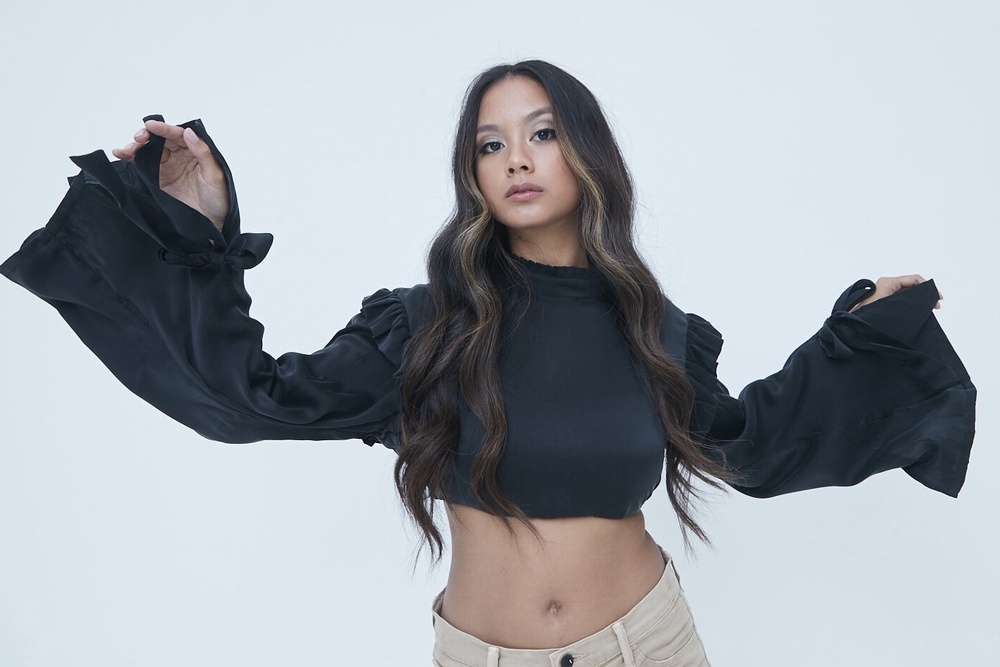
#> input picture Garcia.jpg, 1000 x 667 px, shrunk from 1407 x 938 before the run
$ python 'fourier transform.py'
#> lines starting #> are read from the running program, lines starting #| are printed output that depends on the picture
import cv2
import numpy as np
from matplotlib import pyplot as plt


image = cv2.imread('Garcia.jpg', 0)
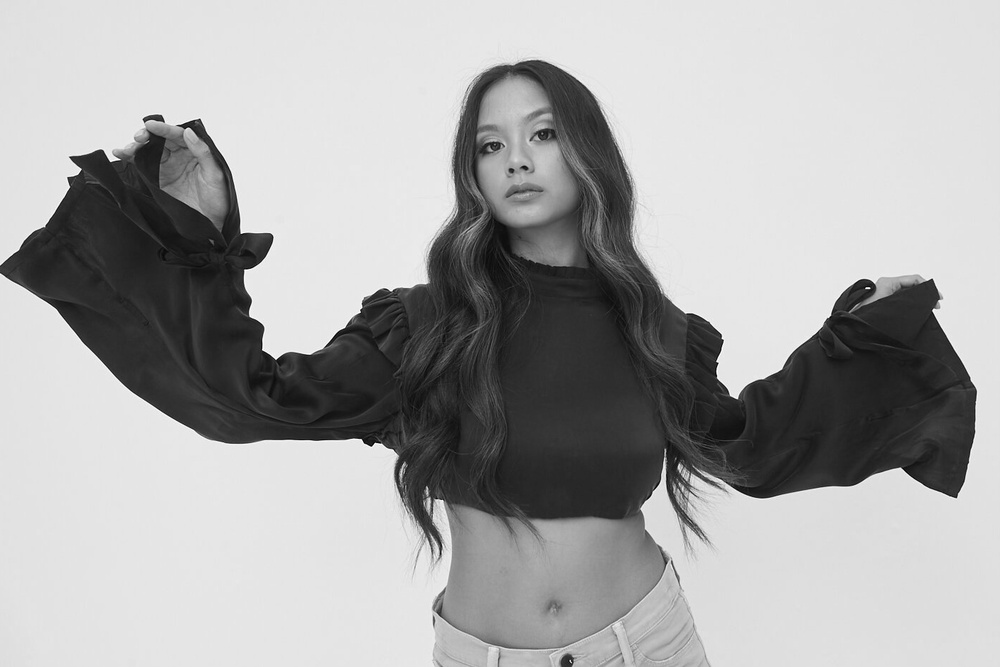
#> image: shape (667, 1000); min 0, max 255, mean 167.9


f_transform = np.fft.fft2(image)
f_transform_shifted = np.fft.fftshift(f_transform)
magnitude_spectrum = np.log(np.abs(f_transform_shifted) + 1)
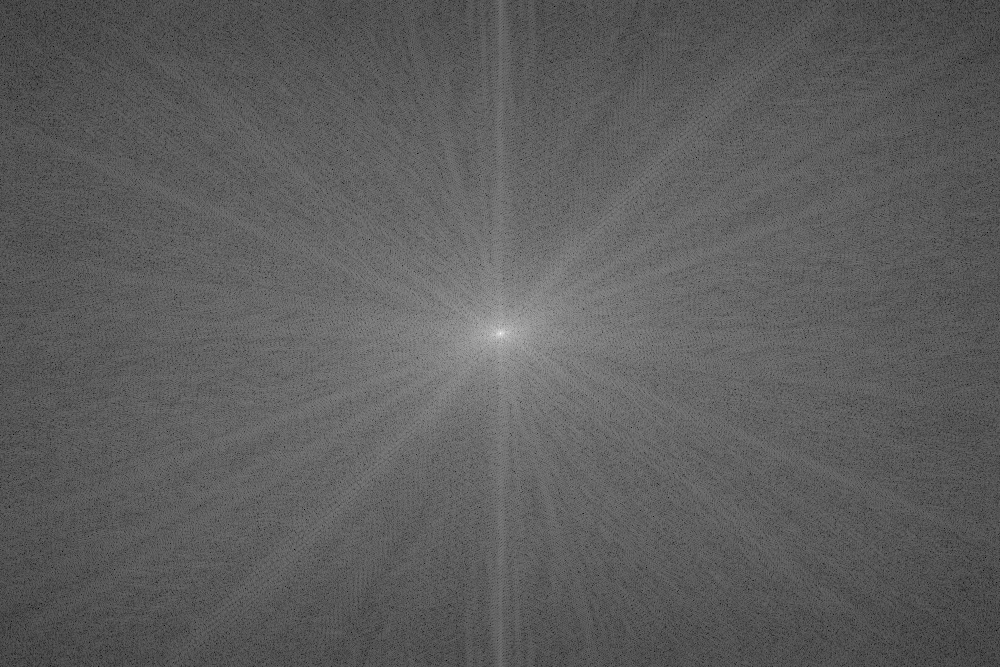
#> magnitude_spectrum: shape (667, 1000) float64; min 2.19, max 18.53, mean 8.21; drawn with min black and max white


plt.subplot(121), plt.imshow(image, cmap='gray')
plt.title('Original Image'), plt.xticks([]), plt.yticks([])
plt.subplot(122), plt.imshow(magnitude_spectrum, cmap='gray')
plt.title('Magnitude Spectrum'), plt.xticks([]), plt.yticks([])
plt.show()
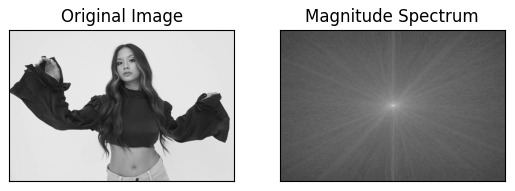
#> figure drawn by matplotlib, 2 panels


rows, cols = image.shape
#> rows = 667; cols = 1000
crow, ccol = rows // 2, cols // 2
#> crow = 333; ccol = 500
f_transform_shifted[crow - 30:crow + 30, ccol - 30:ccol + 30] = 0
f_transform_inverse = np.fft.ifftshift(f_transform_shifted)
img_back = np.fft.ifft2(f_transform_inverse)
img_back = np.abs(img_back)
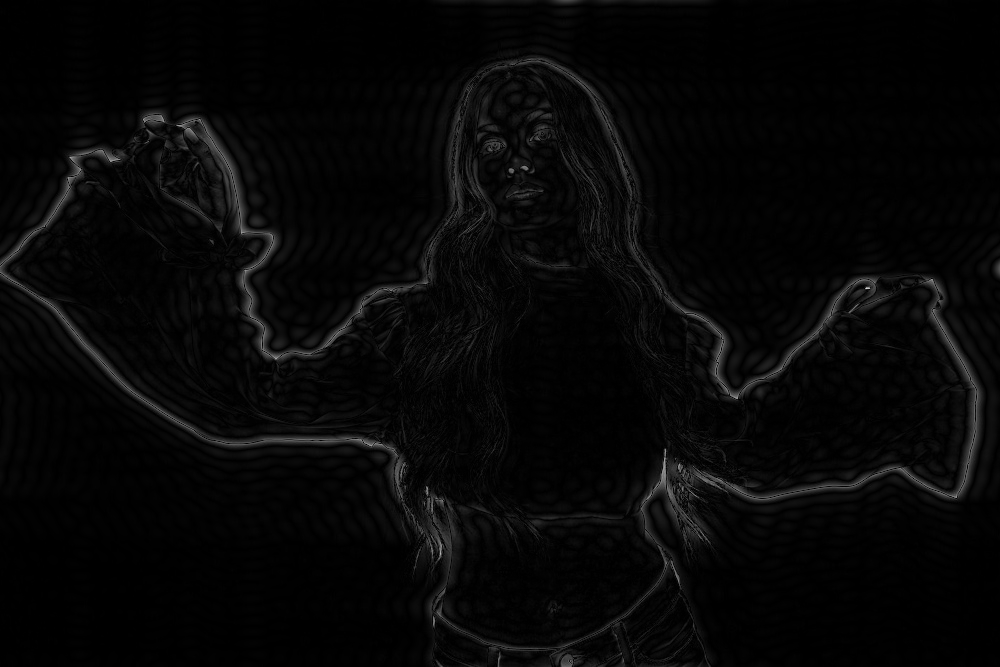
#> img_back: shape (667, 1000) float64; min 0.000784, max 216.8, mean 7.2

plt.imshow(img_back, cmap='gray')
plt.title('Compressed Image'), plt.xticks([]), plt.yticks([])
plt.show()
